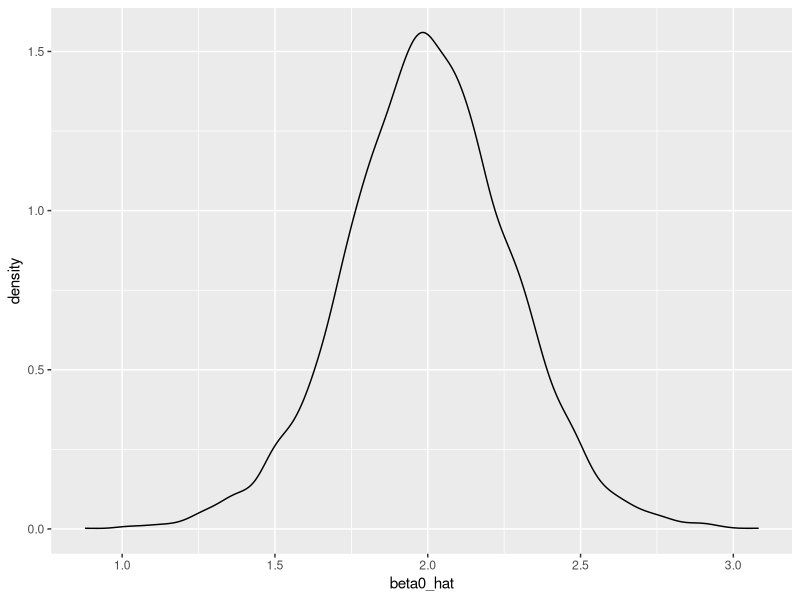

Reproduce this figure in R.
## ---- chunk 1
knitr::opts_chunk$set(echo = TRUE)

library(tidyverse)

set.seed(1)
## ---- chunk 2
sim_regression = function(n, beta0 = 2, beta1 = 3) {
  
  sim_data = tibble(
    x = rnorm(n, mean = 1, sd = 1),
    y = beta0 + beta1 * x + rnorm(n, 0, 1)
  )
  
  ls_fit = lm(y ~ x, data = sim_data)
  
  tibble(
    beta0_hat = coef(ls_fit)[1],
    beta1_hat = coef(ls_fit)[2]
  )
}
## ---- chunk 3
sim_regression(n = 30)
## ---- chunk 4
output = vector("list", length = 5000)

for (i in 1:5000) {
  
  output[[i]] = sim_regression(n = 30)
  
}

bind_rows(output) %>%
  ggplot(aes(x = beta0_hat)) +
  geom_density()
